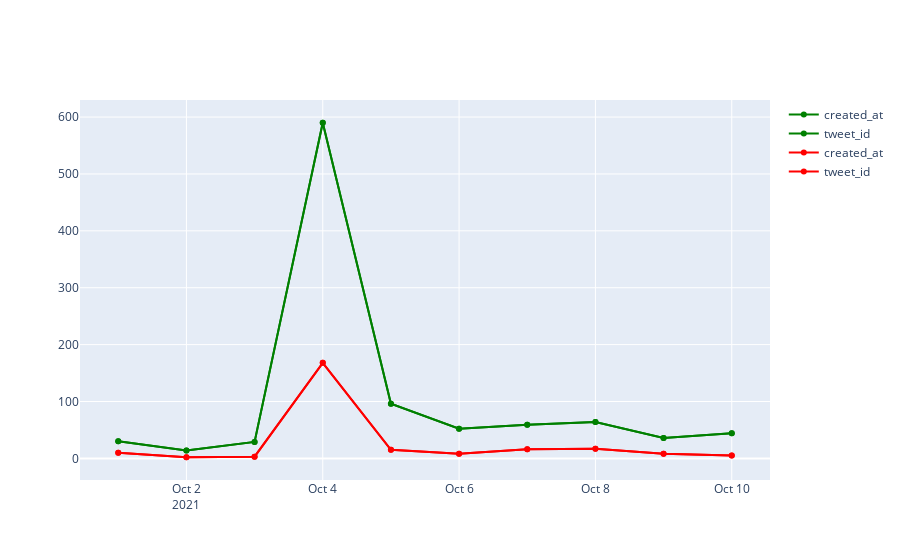

Notebook source saved alongside this figure:
### Code cell
import plotly.graph_objs as go
fig = go.Figure()
for col in pos.columns:
    fig.add_trace(go.Scatter(x=pos['created_at'], y=pos['tweet_id'],
                             name = col,
                             mode = 'markers+lines',
                             line=dict(shape='linear'),
                             connectgaps=True,
                             line_color='green'
                             )
                 )
for col in neg.columns:
    fig.add_trace(go.Scatter(x=neg['created_at'], y=neg['tweet_id'],
                             name = col,
                             mode = 'markers+lines',
                             line=dict(shape='linear'),
                             connectgaps=True,
                             line_color='red'
                             )
                 )
fig.show()

### Figure 1 — Plotly figure (JSON) as saved in the notebook; plotly's stock layout.template omitted (floating-point values rounded to 4 significant figures)
{"data": [{"connectgaps": true, "line": {"color": "green", "shape": "linear"}, "mode": "markers+lines", "name": "created_at", "type": "scatter", "x": ["2021-10-01", "2021-10-02", "2021-10-03", "2021-10-04", "2021-10-05", "2021-10-06", "2021-10-07", "2021-10-08", "2021-10-09", "2021-10-10"], "y": [30, 14, 29, 590, 96, 52, 59, 64, 36, 44]}, {"connectgaps": true, "line": {"color": "green", "shape": "linear"}, "mode": "markers+lines", "name": "tweet_id", "type": "scatter", "x": ["2021-10-01", "2021-10-02", "2021-10-03", "2021-10-04", "2021-10-05", "2021-10-06", "2021-10-07", "2021-10-08", "2021-10-09", "2021-10-10"], "y": [30, 14, 29, 590, 96, 52, 59, 64, 36, 44]}, {"connectgaps": true, "line": {"color": "red", "shape": "linear"}, "mode": "markers+lines", "name": "created_at", "type": "scatter", "x": ["2021-10-01", "2021-10-02", "2021-10-03", "2021-10-04", "2021-10-05", "2021-10-06", "2021-10-07", "2021-10-08", "2021-10-09", "2021-10-10"], "y": [10, 2, 3, 168, 15, 8, 16, 17, 8, 5]}, {"connectgaps": true, "line": {"color": "red", "shape": "linear"}, "mode": "markers+lines", "name": "tweet_id", "type": "scatter", "x": ["2021-10-01", "2021-10-02", "2021-10-03", "2021-10-04", "2021-10-05", "2021-10-06", "2021-10-07", "2021-10-08", "2021-10-09", "2021-10-10"], "y": [10, 2, 3, 168, 15, 8, 16, 17, 8, 5]}], "layout": {}}
